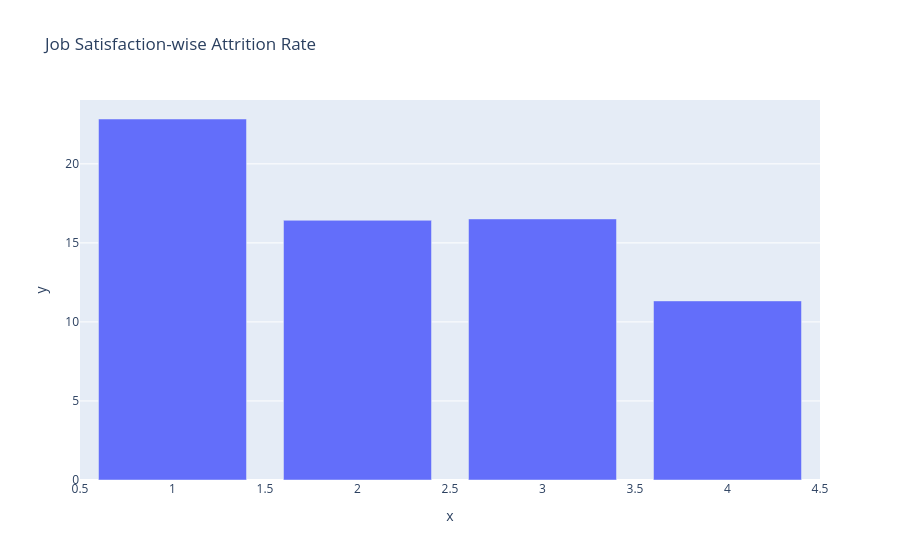

Notebook code for this chart:
### Code cell
fig = px.bar(
    x=jobsatisfaction_attrition.index,
    y=jobsatisfaction_attrition['Yes'],
    title='Job Satisfaction-wise Attrition Rate'
)
fig.show()

### Figure 1 — Plotly figure (JSON) as saved in the notebook; plotly's stock layout.template omitted (floating-point values rounded to 4 significant figures)
{"data": [{"hovertemplate": "x=%{x}<br>y=%{y}<extra></extra>", "legendgroup": "", "marker": {"color": "#636efa", "pattern": {"shape": ""}}, "name": "", "orientation": "v", "showlegend": false, "textposition": "auto", "type": "bar", "x": [1, 2, 3, 4], "xaxis": "x", "y": [22.84, 16.43, 16.52, 11.33], "yaxis": "y"}], "layout": {"barmode": "relative", "legend": {"tracegroupgap": 0}, "title": {"text": "Job Satisfaction-wise Attrition Rate"}, "xaxis": {"anchor": "y", "domain": [0, 1], "title": {"text": "x"}}, "yaxis": {"anchor": "x", "domain": [0, 1], "title": {"text": "y"}}}}
